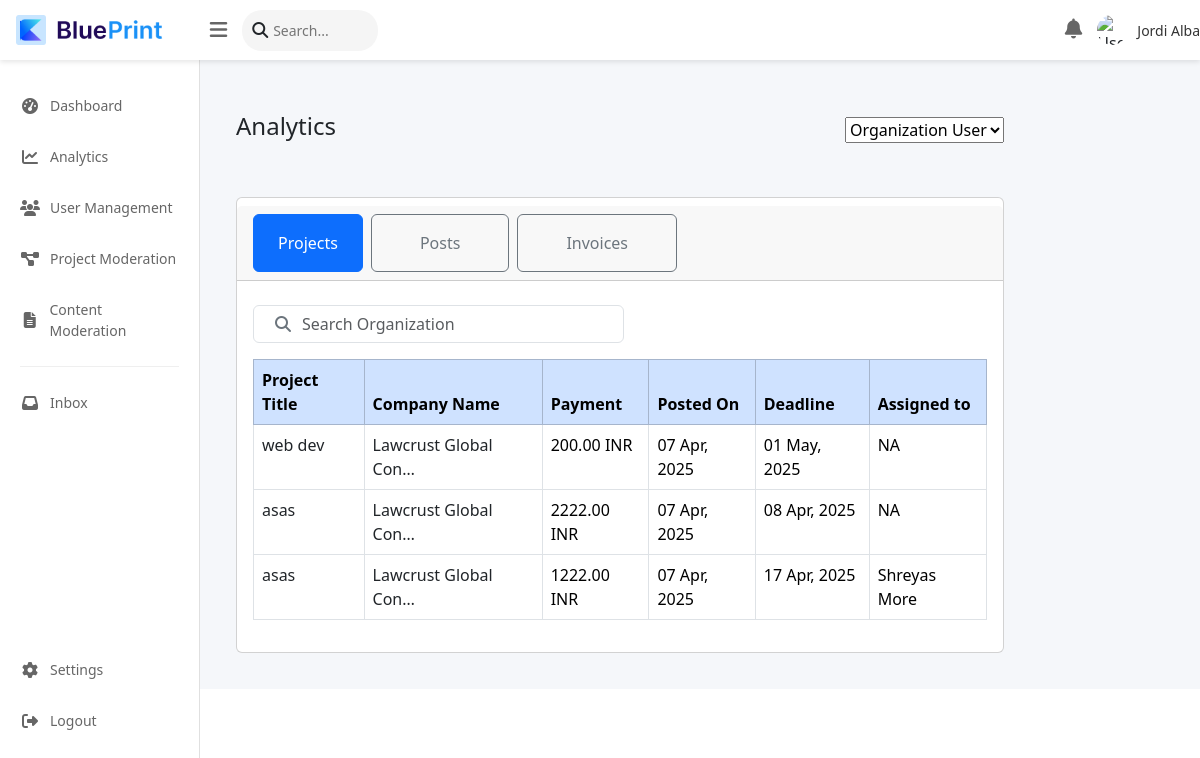
/AdminDashboard/organization/ (signed in), run on the app's committed database.
### WorkListing/models.py (models this page shows, shortened)
class Project(models.Model):
    org = models.ForeignKey(CustomUser, on_delete=models.CASCADE, related_name='posted_projects', limit_choices_to={'user_type': 'organizational'})
    domain = models.CharField(max_length=255)
    description = models.TextField()
    experience_required = models.IntegerField()
    skills_required = models.JSONField(default=list)
    submission_date = models.DateField()
    payment = models.DecimalField(max_digits=10, decimal_places=2)
    created_at = models.DateTimeField(auto_now_add=True)
    updated_at = models.DateTimeField(auto_now=True)
    is_active = models.BooleanField(default=True)  # Project is active or not
    applications_open = models.BooleanField(default=True)  # ✅ Track whether applications are open

### Users/models.py (models this page shows, shortened)
class CustomUser(AbstractUser):
    PROFESSIONAL = 'professional'
    ORGANIZATIONAL = 'organizational'
    INSTRUCTOR = 'instructor'
    INSTITUTIONAL = 'institutional'
    USER_TYPE_CHOICES = [
        (PROFESSIONAL, 'Professional'),
        (ORGANIZATIONAL, 'Organizational'),
        (INSTRUCTOR, 'Instructor'),
        (INSTITUTIONAL, 'Institutional'),
    ]
    ACCOUNT_STATUS_CHOICES = [
        ('Open', 'Open'),
        ('Deactivate', 'Deactivate'),
        ('Suspend', 'Suspend'),
    ]
    account_status = models.CharField(max_length=20, choices=ACCOUNT_STATUS_CHOICES, default='Open')
    suspended_until = models.DateTimeField(null=True, blank=True)
    user_type = models.CharField(
        max_length=20,
        choices=USER_TYPE_CHOICES,
        default=PROFESSIONAL,
    )
    full_name = models.CharField(max_length=255, blank=True, null=True)  # Add this field

### AdminDashboard/views.py (the view, shortened to what this page needs)
# urls.py: path('organization/', views.organization_view, name='organization'),
@login_required
def organization_view(request):
    if not request.user.is_staff:
        return render(request, '403.html', status=403)
    search_query = request.GET.get('search', '')
    org_users = CustomUser.objects.filter(user_type=CustomUser.ORGANIZATIONAL)
    projects_query = Project.objects.filter(org__in=org_users).select_related('org__userprofile')
    if search_query:
        projects_query = projects_query.filter(
            Q(org__first_name__icontains=search_query) |
            Q(org__last_name__icontains=search_query)
        )
    projects = projects_query.order_by('-created_at')[:9]  # Limit to 9 entries
    for project in projects:
        accepted_request = ProjectRequest.objects.filter(project=project, status='accepted').first()
        project.assigned_professional = accepted_request.professional if accepted_request else None
    posts_query = Post.objects.filter(user_profile__user__in=org_users).annotate(
        likes_count=Count('likes'),
        comments_count=Count('comments')
    )
    posts = posts_query.order_by('-likes_count')[:9]  # Limit to 9 entries
    context = {
        'projects': projects,
        'posts': posts,
        'search_query': search_query,
    }
    return render(request, 'organization_user.html', context)

### Users/context_processors.py (called while the page is built)
def navbar_counts(request):
    if request.user.is_authenticated:
        received_followers = FollowRequest.objects.filter(to_user=request.user, status='accepted').count()
        sent_followers = FollowRequest.objects.filter(from_user=request.user, status='accepted').count()
        return {
            'message_count': Message.objects.filter(receiver=request.user, is_read=False).count(),  # Count unread messages
            'request_count': FollowRequest.objects.filter(to_user=request.user, status='pending').count(),
            'followers_count': received_followers + sent_followers  # Count both sides
        }
    return {}

def unread_messages_count(request):
    if request.user.is_authenticated:
        unread_messages = Message.objects.filter(receiver=request.user, is_read=False).order_by('-timestamp')
        unread_count = unread_messages.count()
        latest_message = unread_messages.first()  # Get latest unread message
        latest_message_info = {
            "id": latest_message.id if latest_message else None,
            "sender": latest_message.sender.first_name if latest_message else None
        }
        return {
            "unread_messages": unread_count,
            "latest_unread_message": latest_message_info
        }
    return {}

def cart_context(request):
    cart_count = CartItem.objects.filter(user=request.user).count() if request.user.is_authenticated else 0
    return {'cart_count': cart_count}

### AdminDashboard/templates/organization_user.html (shortened to what this page needs)
{% extends 'sidebar.html' %}
{% load static %}
{% block content %}
<!DOCTYPE html>
<html lang="en">
<head>
    <link rel="stylesheet" href="https://cdn.jsdelivr.net/npm/bootstrap@5.3.0/dist/css/bootstrap.min.css">
    <link href="https://cdn.jsdelivr.net/npm/bootstrap@5.3.3/dist/css/bootstrap.min.css" rel="stylesheet">
</head>
<body>
    <div class="container-fluid">
        <div class="row">
            <div class="col-12 col-md-9 col-lg-10 p-3 mt-3">
                <div class="d-flex justify-content-between align-items-center mb-3">
                    <h4>Analytics</h4>
                    <select class="dropdown-opt" onchange="window.location.href=this.value;">
                        <option value="{% url 'organization' %}" selected>Organization User</option>
                    </select>
                </div>
                <div class="card mt-5">
                    <div class="card-header d-flex mt-2">
                        <button class="btn btn-outline-primary me-2 px-4 py-3 active" onclick="showSection('searchedProfiles')">Projects</button>
                        <button class="btn btn-outline-secondary px-5 py-3 me-2" onclick="showSection('post')">Posts</button>
                        <button class="btn btn-outline-secondary px-5 py-3" onclick="showSection('Invoice')">Invoices</button>
                    </div>
                    <div class="row mt-4">
                        <div class="col-10 col-md-6 mx-3">
                            <form method="GET" action="{% url 'organization' %}">
                                <div class="position-relative">
                                    <input type="text" name="search" class="form-control ps-5" placeholder="Search Organization" value="{{ search_query|default:'' }}">
                                    <button type="submit" class="position-absolute top-50 start-0 translate-middle-y ms-3 text-secondary border-0 bg-transparent">
                                        <i class="fa-solid fa-magnifying-glass"></i>
                                    </button>
                                </div>
                            </form>
                        </div>
                    </div>
                    <div id="searchedProfiles" class="content-section active p-3">
                        <div class="table-responsive">
                            <table class="table table-bordered table-hover">
                                <thead class="table-primary">
                                    <tr>
                                        <th>Project Title</th>
                                        <th>Company Name</th>
                                        <th>Payment</th>
                                        <th>Posted On</th>
                                        <th>Deadline</th>
                                        <th>Assigned to</th>
                                    </tr>
                                </thead>
                                <tbody>
                                    {% for project in projects %}
                                    <tr>
                                        <td><a href="{% url 'organization_project_details' project.id %}" class="text-decoration-none text-dark">{{ project.domain }}</a></td>
                                        <td><a href="{% url 'organization_project_details' project.id %}" class="text-decoration-none text-dark">{{ project.org.get_full_name|truncatechars:20 }}</a></td>
                                        <td>{{ project.payment }} INR</td>
                                        <td>{{ project.created_at|date:"d M, Y" }}</td>
                                        <td>{{ project.submission_date|date:"d M, Y" }}</td>
                                        <td>
                                            {% if project.assigned_professional %}
                                                {{ project.assigned_professional.get_full_name }}
                                            {% else %}
                                                NA
                                            {% endif %}
                                        </td>
                                    </tr>
                                    {% empty %}
                                    <tr>
                                        <td colspan="6" class="text-center">No projects available</td>
                                    </tr>
                                    {% endfor %}
                                </tbody>
                            </table>
                        </div>
                    </div>
                </div>
            </div>
        </div>
    </div>
</body>
</html>
{% endblock %}

### AdminDashboard/templates/organization_user.html (style rules this page uses)
.dropdown-opt option { background: lightgray; color: black; }
.content-section { display: none; }
.content-section.active { display: block; }

### data on the page
Project: domain "web dev", org.get_full_name "Lawcrust Global Con…", payment "200.00", created_at "07 Apr, 2025", submission_date "01 May, 2025", shows "NA"
Project: domain "asas", org.get_full_name "Lawcrust Global Con…", payment "2222.00", created_at "07 Apr, 2025", submission_date "08 Apr, 2025", shows "NA"
Project: domain "asas", org.get_full_name "Lawcrust Global Con…", payment "1222.00", created_at "07 Apr, 2025", submission_date "17 Apr, 2025", assigned_professional.get_full_name "Shreyas More"
